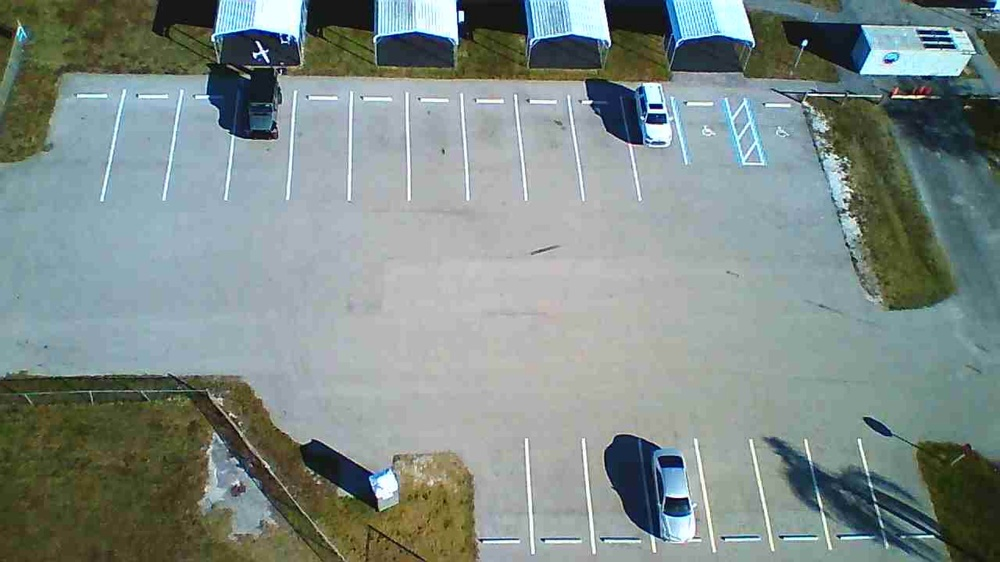
#> input picture lots/1/master.JPG, 1000 x 562 px, shrunk from 1920 x 1080 before the run
$ python detect.py lots/1/master.JPG
#> lines starting #> are read from the running program, lines starting #| are printed output that depends on the picture
#> further down, image is the input picture: shape (562, 1000, 3); mean B, G, R 135.7, 139.6, 126.9
#| Image: 1000x562
import os
import sys
import cv2
import numpy as np
from roboflow import Roboflow

# Roboflow config — reads API key from env var
ROBOFLOW_API_KEY = os.environ.get("ROBOFLOW_API_KEY", "crcxvzrMUhqJYcyMcpW8")
WORKSPACE = "drone-parking-management-system"
PROJECT = "drone-parking-detection"
MODEL_VERSION = 4

_model = None


def _get_model():
    global _model
    if _model is None:
        if not ROBOFLOW_API_KEY:
            raise RuntimeError("ROBOFLOW_API_KEY environment variable is not set")
        rf = Roboflow(api_key=ROBOFLOW_API_KEY)
        project = rf.workspace(WORKSPACE).project(PROJECT)
        _model = project.version(MODEL_VERSION).model
    return _model


def preprocess(image):
    """Enhance image for better detection, especially for dark vehicles.

    Uses LAB CLAHE for local contrast, Gamma correction for shadow recovery,
    and a subtle sharpening to define vehicle edges.
    """
    lab = cv2.cvtColor(image, cv2.COLOR_BGR2LAB)
#> lab: shape (562, 1000, 3); mean of channels 0, 1, 2 143.6, 123.3, 128.9
    l, a, b = cv2.split(lab)
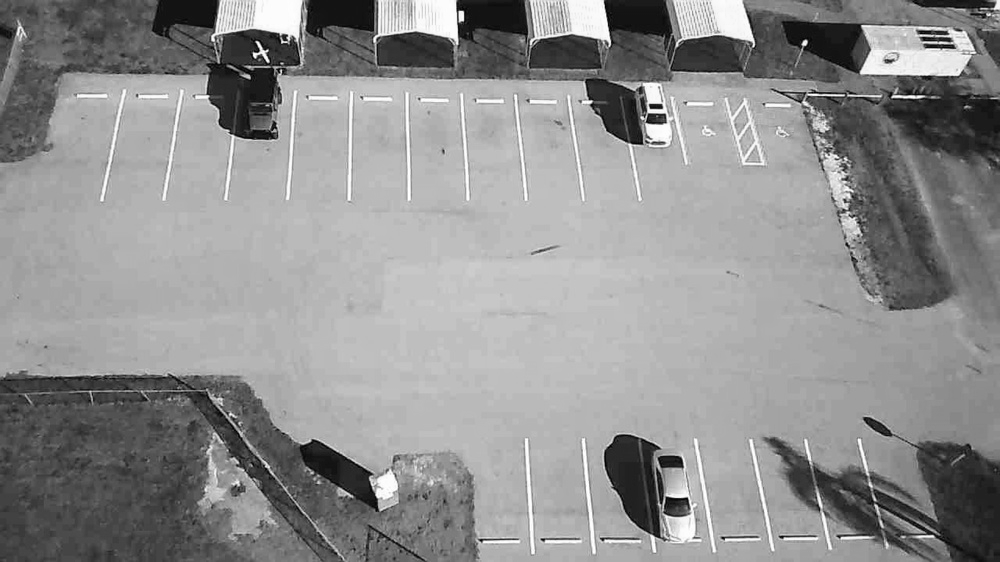
#> l: shape (562, 1000); min 0, max 255, mean 143.6
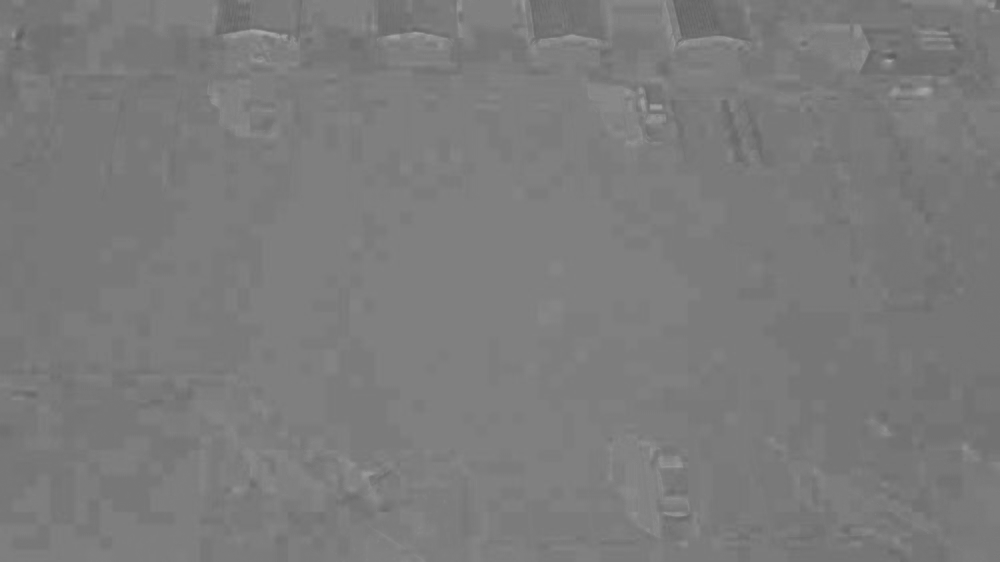
#> a: shape (562, 1000); min 93, max 169, mean 123.3
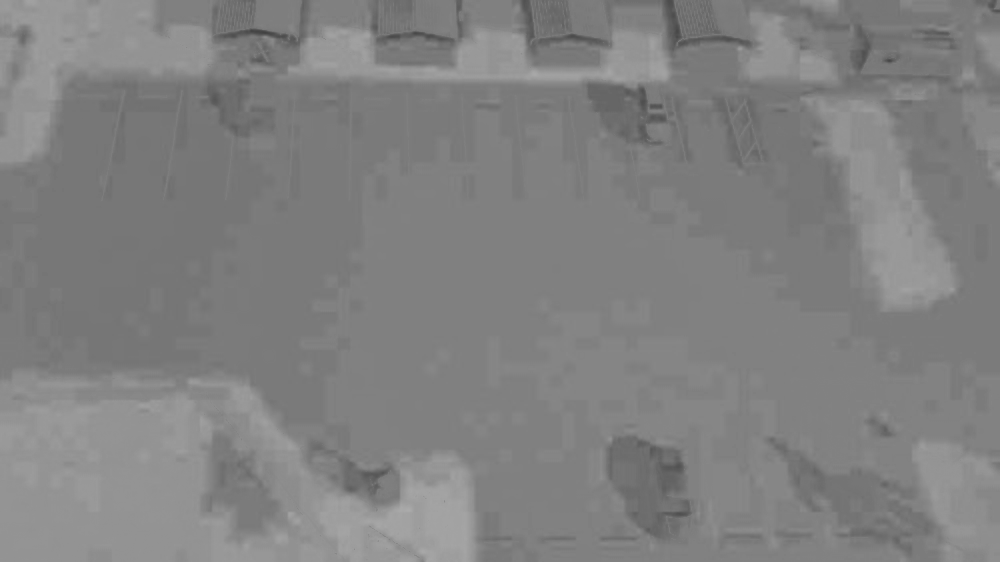
#> b: shape (562, 1000); min 66, max 171, mean 128.9
    clahe = cv2.createCLAHE(clipLimit=2.5, tileGridSize=(8, 8))
    l = clahe.apply(l)
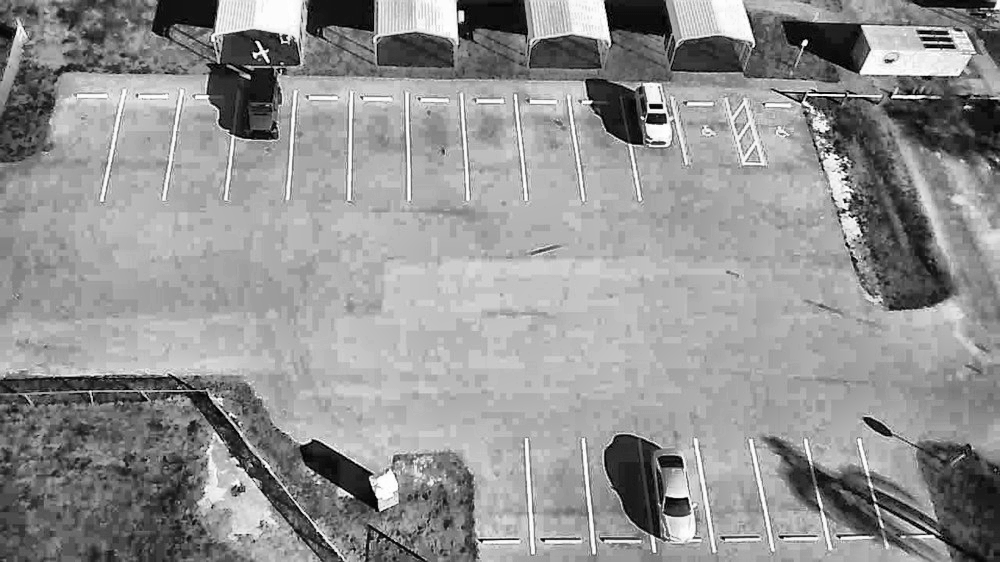
#> l: shape (562, 1000); min 0, max 255, mean 146.3
    img = cv2.merge([l, a, b])
#> img: shape (562, 1000, 3); mean of channels 0, 1, 2 146.3, 123.3, 128.9
    img = cv2.cvtColor(img, cv2.COLOR_LAB2BGR)
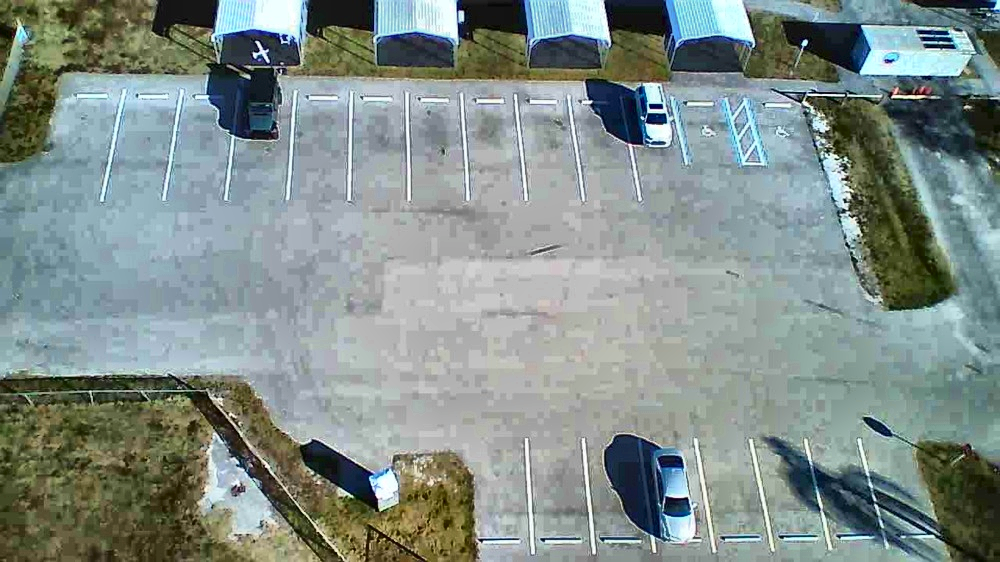
#> img: shape (562, 1000, 3); mean B, G, R 138.4, 142.5, 129.7

    gamma = 1.2
    invGamma = 1.0 / gamma
    table = np.array([((i / 255.0) ** invGamma) * 255 for i in np.arange(0, 256)]).astype("uint8")
    img = cv2.LUT(img, table)

    kernel = np.array([[-1/9, -1/9, -1/9], [-1/9, 17/9, -1/9], [-1/9, -1/9, -1/9]])
    img = cv2.filter2D(img, -1, kernel)
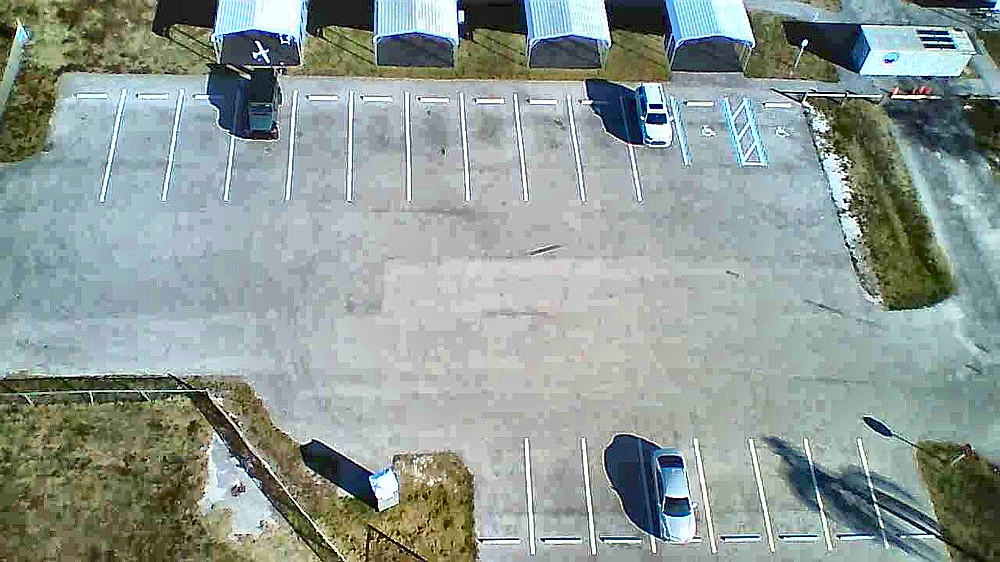
#> img: shape (562, 1000, 3); mean B, G, R 149.9, 154.4, 142.7

    return img


def detect_cars(image, confidence=30, overlap=30, use_preprocess=True):
    """Run Roboflow detection on a cv2 image.

    Args:
        image: BGR numpy array (cv2 image)
        confidence: detection confidence threshold (0-100)
        overlap: overlap threshold (0-100)
        use_preprocess: whether to apply image enhancement

    Returns list of (x1, y1, x2, y2, confidence) tuples.
    """
    if use_preprocess:
        image = preprocess(image)

    model = _get_model()

    # Roboflow SDK can take a numpy array directly, avoiding disk I/O
    pred = model.predict(image, confidence=confidence, overlap=overlap).json()

    boxes = []
    for d in pred["predictions"]:
        x, y, w, h = d["x"], d["y"], d["width"], d["height"]
        conf = d.get("confidence", 0.0)
        x1, y1 = int(x - w / 2), int(y - h / 2)
        x2, y2 = int(x + w / 2), int(y + h / 2)
        boxes.append((x1, y1, x2, y2, conf))

    return boxes


if __name__ == "__main__":
    if len(sys.argv) != 2:
        print("Usage: python detect.py <image_path>")
        print("Requires ROBOFLOW_API_KEY env var to be set")
        sys.exit(1)

    image = cv2.imread(sys.argv[1])
    if image is None:
        print(f"Error: Could not load image: {sys.argv[1]}")
        sys.exit(1)

    print(f"Image: {image.shape[1]}x{image.shape[0]}")
#> (the run stopped early here; a loop or call above may not have finished)
